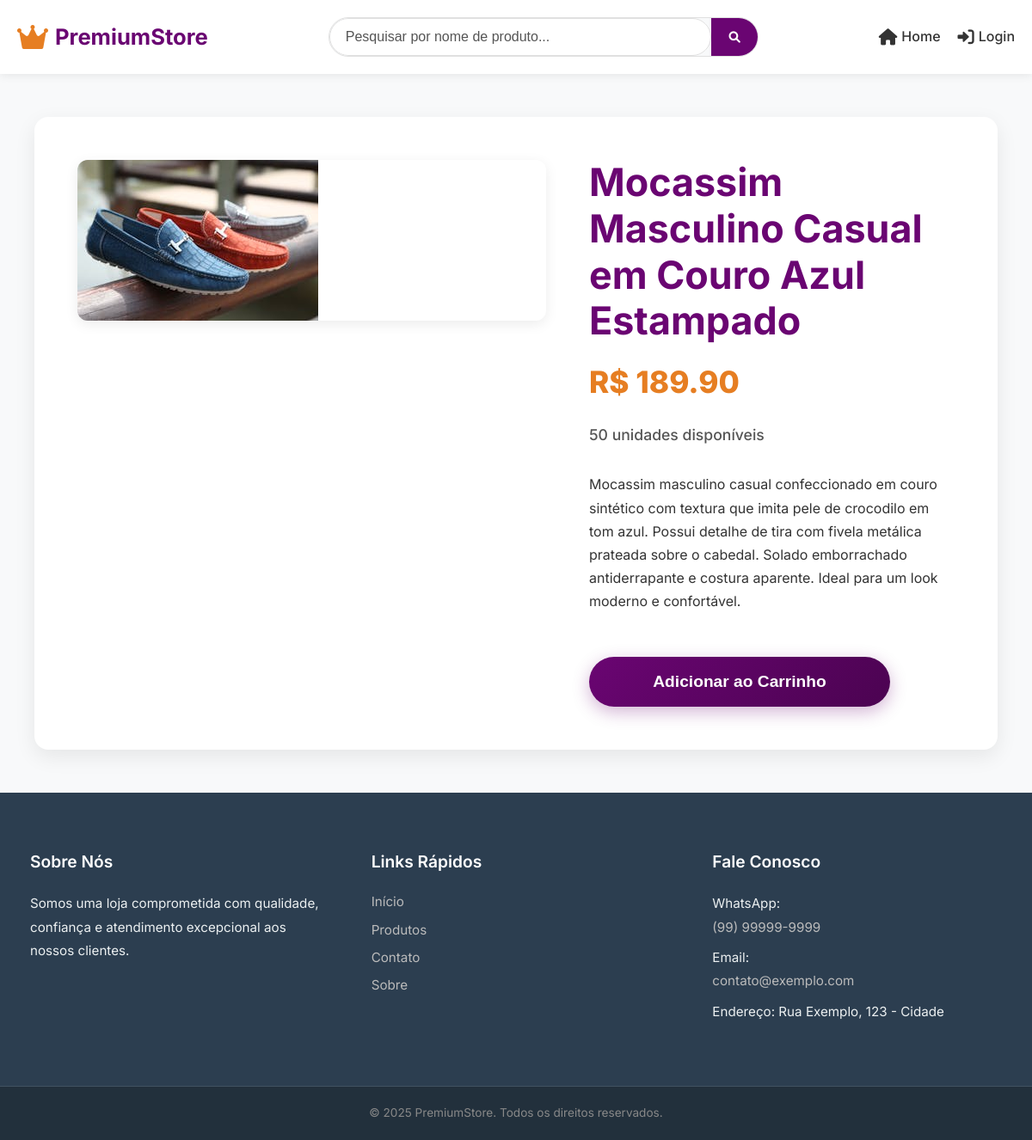
Screenshot of /produto/1 with the database file from the repository.
### tables this page shows
CREATE TABLE produtos (
            id INTEGER PRIMARY KEY AUTOINCREMENT,
            nome TEXT NOT NULL,
            preco REAL NOT NULL,
            estoque INTEGER NOT NULL,
            descricao TEXT,
            imagem TEXT
        );

### routes/main.py (the view)
@main_bp.route('/produto/<int:id>')
def detalhes_produto(id):
    produto = get_produto_por_id(id) # Usar função do database.py
    if produto is None:
        abort(404)
    produto_dict = dict(produto) # Converter Row para dict explícito se preferir
    return render_template('detalhes_produto.html', produto=produto_dict)

### app.py (called while the page is built, shortened)
@app.context_processor
def inject_global_data():
    total_itens = 0
    return {'total_itens': total_itens}

### database.py (called while the page is built)
def conectar_db():
    conn = sqlite3.connect(DB_NAME)
    conn.row_factory = sqlite3.Row # Permite acessar colunas por nome (como dicionário)
    return conn

def get_produto_por_id(produto_id):
    conn = conectar_db()
    cursor = conn.cursor()
    cursor.execute('SELECT id, nome, preco, imagem, estoque, descricao FROM produtos WHERE id = ?', (produto_id,)) # Incluído 'descricao' e 'estoque'
    produto = cursor.fetchone()
    conn.close()
    return produto

### templates/detalhes_produto.html (shortened to what this page needs)
{% extends 'base.html' %}
{% block head %}
    <link rel="stylesheet" href="{{ url_for('static', filename='css/produto.css') }}">
{% endblock %}
{% block content %}
    <div class="container">
        <div class="product-detail">
            <div class="product-image">
                <img src="{{ url_for('static', filename='uploads/' + produto.imagem) }}" alt="{{ produto.nome }}">
            </div>
            <div class="product-info">
                <h1>{{ produto.nome }}</h1>
                <p class="price">R$ {{ "%.2f"|format(produto.preco) }}</p>
                <p class="stock">{{ produto.estoque }} unidades disponíveis</p>
                <p class="description">{{ produto.descricao }}</p>
                <form action="{{ url_for('cart.adicionar_ao_carrinho', produto_id=produto.id) }}" method="POST">
                    <button type="submit" class="btn-adicionar-carrinho">Adicionar ao Carrinho</button>
                </form>
            </div>
        </div>
    </div>
{% endblock %}

### static/css/global.css (style rules this page uses)
:root { --primary-color: #6a0572; --primary-dark: #4b0351; --secondary-color: #e67e22; --accent-color: #FFD700; --text-dark: #333; --text-light: #555; --bg-light: #f8f9fa; --bg-dark: #2c3e50; --border-color: #e0e0e0; --shadow-light: rgba(0, 0, 0, 0.08); --shadow-medium: rgba(0, 0, 0, 0.15); --font-primary: 'Inter', sans-serif; --font-size-base: 1rem; --line-height-base: 1.6; --spacing-xs: 8px; --spacing-sm: 15px; --spacing-md: 20px; --spacing-lg: 30px; --spacing-xl: 50px; --border-radius-sm: 8px; --border-radius-md: 12px; --border-radius-lg: 16px; --border-radius-pill: 50px; --transition-speed: 0.3s; }
* { margin: 0; padding: 0; box-sizing: border-box; }
body { font-family: var(--font-primary); font-size: var(--font-size-base); line-height: var(--line-height-base); color: var(--text-dark); background-color: var(--bg-light); min-height: 100vh; display: flex; flex-direction: column; }
img { max-width: 100%; height: auto; display: block; }
.container { max-width: 1200px; margin: 0 auto; padding: 0 var(--spacing-md); }

### static/css/produto.css (style rules this page uses)
.product-detail { display: flex; flex-wrap: wrap; gap: var(--spacing-lg); background-color: white; border-radius: var(--border-radius-lg); box-shadow: 0 8px 25px var(--shadow-light); padding: var(--spacing-xl); align-items: flex-start; }
.product-image { flex: 1 1 450px; max-width: 550px; border-radius: var(--border-radius-md); overflow: hidden; box-shadow: 0 4px 15px rgba(0, 0, 0, 0.08); }
.product-image img { object-fit: cover; }
.product-info { flex: 1 1 350px; padding-left: var(--spacing-md); display: flex; flex-direction: column; }
.product-info h1 { font-size: 2.8rem; color: var(--primary-color); margin-bottom: var(--spacing-sm); font-weight: 700; line-height: 1.2; }
.product-info .price { font-size: 2.2rem; font-weight: 800; color: var(--secondary-color); margin-bottom: var(--spacing-md); }
.product-info .stock { font-size: 1.1rem; color: var(--text-light); margin-bottom: var(--spacing-lg); font-weight: 500; }
.product-info .description { font-size: 1rem; color: var(--text-dark); line-height: 1.7; margin-bottom: var(--spacing-xl); flex-grow: 1; }
.btn-adicionar-carrinho { display: inline-flex; align-items: center; justify-content: center; padding: 18px 35px; background: linear-gradient(135deg, var(--primary-color), var(--primary-dark)); color: white; border: none; border-radius: var(--border-radius-pill); font-size: 1.2rem; font-weight: 600; cursor: pointer; transition: all var(--transition-speed) ease; box-shadow: 0 6px 20px rgba(106, 5, 114, 0.3); width: 100%; max-width: 350px; margin-top: auto; }

### rows the page displays
produtos: imagem (picture), nome "Mocassim Masculino Casual em Couro Azul Estampado", preco "189.90", estoque "50", descricao "Mocassim masculino casual confeccionado em couro sintético com textura que imita pele de crocodilo em tom azul. Possui detalhe de tira com fivela metálica prateada sobre o cabedal. Solado emborrachado antiderrapante e costura aparente. Ideal para um look moderno e confortável."
